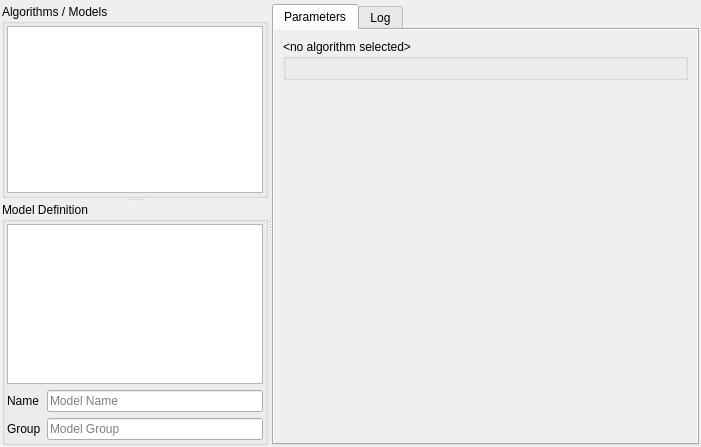
<?xml version="1.0" encoding="UTF-8"?>
<ui version="4.0">
 <class>SpectralProcessingWidget</class>
 <widget class="QWidget" name="SpectralProcessingWidget">
  <property name="geometry">
   <rect>
    <x>0</x>
    <y>0</y>
    <width>701</width>
    <height>447</height>
   </rect>
  </property>
  <property name="windowTitle">
   <string>Spectral Processing Widget</string>
  </property>
  <property name="windowIcon">
   <iconset>
    <normaloff>:/images/themes/default/mActionAddExpression.svg</normaloff>:/images/themes/default/mActionAddExpression.svg</iconset>
  </property>
  <layout class="QVBoxLayout" name="verticalLayout_4">
   <property name="spacing">
    <number>2</number>
   </property>
   <property name="leftMargin">
    <number>2</number>
   </property>
   <property name="topMargin">
    <number>2</number>
   </property>
   <property name="rightMargin">
    <number>2</number>
   </property>
   <property name="bottomMargin">
    <number>2</number>
   </property>
   <item>
    <widget class="QgsMessageBar" name="mMessageBar">
     <property name="frameShape">
      <enum>QFrame::StyledPanel</enum>
     </property>
     <property name="frameShadow">
      <enum>QFrame::Raised</enum>
     </property>
    </widget>
   </item>
   <item>
    <widget class="QSplitter" name="splitter_2">
     <property name="sizePolicy">
      <sizepolicy hsizetype="Expanding" vsizetype="Preferred">
       <horstretch>0</horstretch>
       <verstretch>2</verstretch>
      </sizepolicy>
     </property>
     <property name="orientation">
      <enum>Qt::Horizontal</enum>
     </property>
     <property name="opaqueResize">
      <bool>false</bool>
     </property>
     <widget class="QSplitter" name="splitter">
      <property name="orientation">
       <enum>Qt::Vertical</enum>
      </property>
      <widget class="QgsCollapsibleGroupBox" name="mGroupBox">
       <property name="title">
        <string>Algorithms / Models</string>
       </property>
       <property name="checkable">
        <bool>false</bool>
       </property>
       <layout class="QVBoxLayout" name="verticalLayout_2">
        <property name="spacing">
         <number>2</number>
        </property>
        <property name="leftMargin">
         <number>2</number>
        </property>
        <property name="topMargin">
         <number>2</number>
        </property>
        <property name="rightMargin">
         <number>2</number>
        </property>
        <property name="bottomMargin">
         <number>2</number>
        </property>
        <item>
         <widget class="SpectralProcessingAlgorithmTreeView" name="mTreeViewAlgorithms">
          <property name="dragEnabled">
           <bool>true</bool>
          </property>
          <property name="dragDropMode">
           <enum>QAbstractItemView::DragOnly</enum>
          </property>
          <attribute name="headerVisible">
           <bool>false</bool>
          </attribute>
         </widget>
        </item>
       </layout>
      </widget>
      <widget class="QGroupBox" name="verticalGroupBox">
       <property name="sizePolicy">
        <sizepolicy hsizetype="Preferred" vsizetype="Preferred">
         <horstretch>1</horstretch>
         <verstretch>0</verstretch>
        </sizepolicy>
       </property>
       <property name="title">
        <string>Model Definition</string>
       </property>
       <layout class="QGridLayout" name="gridLayout">
        <property name="leftMargin">
         <number>2</number>
        </property>
        <property name="topMargin">
         <number>2</number>
        </property>
        <property name="rightMargin">
         <number>2</number>
        </property>
        <property name="bottomMargin">
         <number>2</number>
        </property>
        <item row="2" column="1">
         <widget class="QLineEdit" name="tbModelGroup">
          <property name="placeholderText">
           <string>Model Group</string>
          </property>
         </widget>
        </item>
        <item row="1" column="1">
         <widget class="QLineEdit" name="tbModelName">
          <property name="placeholderText">
           <string>Model Name</string>
          </property>
         </widget>
        </item>
        <item row="1" column="0">
         <widget class="QLabel" name="label">
          <property name="text">
           <string>Name</string>
          </property>
         </widget>
        </item>
        <item row="0" column="0" colspan="2">
         <widget class="SpectralProcessingModelCreatorTableView" name="mTableView">
          <property name="dragEnabled">
           <bool>true</bool>
          </property>
          <property name="alternatingRowColors">
           <bool>true</bool>
          </property>
          <property name="selectionMode">
           <enum>QAbstractItemView::ExtendedSelection</enum>
          </property>
          <attribute name="horizontalHeaderVisible">
           <bool>false</bool>
          </attribute>
          <attribute name="horizontalHeaderStretchLastSection">
           <bool>true</bool>
          </attribute>
         </widget>
        </item>
        <item row="2" column="0">
         <widget class="QLabel" name="label_2">
          <property name="text">
           <string>Group</string>
          </property>
         </widget>
        </item>
       </layout>
      </widget>
     </widget>
     <widget class="QTabWidget" name="tabWidget">
      <property name="sizePolicy">
       <sizepolicy hsizetype="Expanding" vsizetype="Expanding">
        <horstretch>2</horstretch>
        <verstretch>0</verstretch>
       </sizepolicy>
      </property>
      <property name="currentIndex">
       <number>0</number>
      </property>
      <widget class="QWidget" name="tabCurrentParameters">
       <attribute name="title">
        <string>Parameters</string>
       </attribute>
       <layout class="QVBoxLayout" name="verticalLayout">
        <property name="spacing">
         <number>2</number>
        </property>
        <property name="leftMargin">
         <number>0</number>
        </property>
        <property name="topMargin">
         <number>0</number>
        </property>
        <property name="rightMargin">
         <number>0</number>
        </property>
        <property name="bottomMargin">
         <number>0</number>
        </property>
        <item>
         <widget class="QScrollArea" name="scrollArea">
          <property name="sizePolicy">
           <sizepolicy hsizetype="Expanding" vsizetype="Expanding">
            <horstretch>5</horstretch>
            <verstretch>0</verstretch>
           </sizepolicy>
          </property>
          <property name="frameShape">
           <enum>QFrame::NoFrame</enum>
          </property>
          <property name="sizeAdjustPolicy">
           <enum>QAbstractScrollArea::AdjustToContents</enum>
          </property>
          <property name="widgetResizable">
           <bool>true</bool>
          </property>
          <widget class="QWidget" name="scrollAreaContents">
           <property name="geometry">
            <rect>
             <x>0</x>
             <y>0</y>
             <width>423</width>
             <height>402</height>
            </rect>
           </property>
           <layout class="QVBoxLayout" name="verticalLayout_3">
            <item>
             <widget class="QGroupBox" name="gbParameterWidgets">
              <property name="styleSheet">
               <string notr="true">border-color: rgb(255, 0, 0);</string>
              </property>
              <property name="title">
               <string>&lt;no algorithm selected&gt;</string>
              </property>
              <layout class="QGridLayout" name="gridLayout_2"/>
             </widget>
            </item>
            <item>
             <spacer name="verticalSpacer">
              <property name="orientation">
               <enum>Qt::Vertical</enum>
              </property>
              <property name="sizeHint" stdset="0">
               <size>
                <width>20</width>
                <height>355</height>
               </size>
              </property>
             </spacer>
            </item>
           </layout>
          </widget>
         </widget>
        </item>
       </layout>
      </widget>
      <widget class="QWidget" name="tabLog">
       <attribute name="title">
        <string>Log</string>
       </attribute>
       <layout class="QVBoxLayout" name="verticalLayout_5">
        <property name="spacing">
         <number>2</number>
        </property>
        <property name="leftMargin">
         <number>0</number>
        </property>
        <property name="topMargin">
         <number>0</number>
        </property>
        <property name="rightMargin">
         <number>0</number>
        </property>
        <property name="bottomMargin">
         <number>0</number>
        </property>
        <item>
         <widget class="QTextEdit" name="tbLogs"/>
        </item>
        <item>
         <layout class="QHBoxLayout" name="horizontalLayout">
          <item>
           <spacer name="space">
            <property name="orientation">
             <enum>Qt::Horizontal</enum>
            </property>
            <property name="sizeHint" stdset="0">
             <size>
              <width>40</width>
              <height>20</height>
             </size>
            </property>
           </spacer>
          </item>
          <item>
           <widget class="QToolButton" name="btnSaveLog">
            <property name="text">
             <string>...</string>
            </property>
            <property name="autoRaise">
             <bool>true</bool>
            </property>
           </widget>
          </item>
          <item>
           <widget class="QToolButton" name="btnCopyLog">
            <property name="text">
             <string>...</string>
            </property>
            <property name="autoRaise">
             <bool>true</bool>
            </property>
           </widget>
          </item>
          <item>
           <widget class="QToolButton" name="btnClearLog">
            <property name="text">
             <string>...</string>
            </property>
            <property name="autoRaise">
             <bool>true</bool>
            </property>
           </widget>
          </item>
         </layout>
        </item>
       </layout>
      </widget>
     </widget>
    </widget>
   </item>
  </layout>
  <action name="actionAddFunction">
   <property name="icon">
    <iconset>
     <normaloff>:/images/themes/default/mActionAddExpression.svg</normaloff>:/images/themes/default/mActionAddExpression.svg</iconset>
   </property>
   <property name="text">
    <string>Add Function</string>
   </property>
   <property name="toolTip">
    <string>Adds a new Spectral Math function</string>
   </property>
  </action>
  <action name="actionRemoveFunction">
   <property name="enabled">
    <bool>false</bool>
   </property>
   <property name="icon">
    <iconset>
     <normaloff>:/images/themes/default/mActionRemove.svg</normaloff>:/images/themes/default/mActionRemove.svg</iconset>
   </property>
   <property name="text">
    <string>Remove Function</string>
   </property>
   <property name="toolTip">
    <string>Removes the selected function(s)</string>
   </property>
  </action>
  <action name="actionLoadModel">
   <property name="icon">
    <iconset>
     <normaloff>:/images/themes/default/mActionFileOpen.svg</normaloff>:/images/themes/default/mActionFileOpen.svg</iconset>
   </property>
   <property name="text">
    <string>Load Model</string>
   </property>
  </action>
  <action name="actionSaveModel">
   <property name="icon">
    <iconset>
     <normaloff>:/images/themes/default/mActionFileSave.svg</normaloff>:/images/themes/default/mActionFileSave.svg</iconset>
   </property>
   <property name="text">
    <string>Save Model</string>
   </property>
  </action>
  <action name="actionApplyModel">
   <property name="icon">
    <iconset>
     <normaloff>:/images/themes/default/mTaskRunning.svg</normaloff>:/images/themes/default/mTaskRunning.svg</iconset>
   </property>
   <property name="text">
    <string>Apply Model</string>
   </property>
  </action>
  <action name="actionResetModel">
   <property name="icon">
    <iconset>
     <normaloff>:/images/themes/default/mActionReload.svg</normaloff>:/images/themes/default/mActionReload.svg</iconset>
   </property>
   <property name="text">
    <string>Reset Model</string>
   </property>
  </action>
  <action name="actionVerifyModel">
   <property name="icon">
    <iconset>
     <normaloff>:/images/themes/default/algorithms/mAlgorithmCheckGeometry.svg</normaloff>:/images/themes/default/algorithms/mAlgorithmCheckGeometry.svg</iconset>
   </property>
   <property name="text">
    <string>Verify Model</string>
   </property>
  </action>
  <action name="actionCopyLog">
   <property name="icon">
    <iconset>
     <normaloff>:/images/themes/default/mActionEditCopy.svg</normaloff>:/images/themes/default/mActionEditCopy.svg</iconset>
   </property>
   <property name="text">
    <string>CopyLog</string>
   </property>
   <property name="toolTip">
    <string>Copies log text to clipboard</string>
   </property>
  </action>
  <action name="actionClearLog">
   <property name="icon">
    <iconset>
     <normaloff>:/images/themes/default/console/iconClearConsole.svg</normaloff>:/images/themes/default/console/iconClearConsole.svg</iconset>
   </property>
   <property name="text">
    <string>ClearLog</string>
   </property>
   <property name="toolTip">
    <string>Clears the log text</string>
   </property>
  </action>
  <action name="actionSaveLog">
   <property name="icon">
    <iconset>
     <normaloff>:/images/themes/default/mActionFileSave.svg</normaloff>:/images/themes/default/mActionFileSave.svg</iconset>
   </property>
   <property name="text">
    <string>Save Log</string>
   </property>
   <property name="toolTip">
    <string>Saves the log to file</string>
   </property>
  </action>
 </widget>
 <customwidgets>
  <customwidget>
   <class>QgsCollapsibleGroupBox</class>
   <extends>QGroupBox</extends>
   <header>qgscollapsiblegroupbox.h</header>
   <container>1</container>
  </customwidget>
  <customwidget>
   <class>SpectralProcessingAlgorithmTreeView</class>
   <extends>QTreeView</extends>
   <header>qps.speclib.processing</header>
  </customwidget>
  <customwidget>
   <class>SpectralProcessingModelCreatorTableView</class>
   <extends>QTableView</extends>
   <header>qps.speclib.processing</header>
  </customwidget>
  <customwidget>
   <class>QgsMessageBar</class>
   <extends>QFrame</extends>
   <header>qgis.gui</header>
   <container>1</container>
  </customwidget>
 </customwidgets>
 <resources>
  <include location="../../../QGIS/images/images.qrc"/>
  <include location="../qpsresources.qrc"/>
 </resources>
 <connections/>
</ui>
